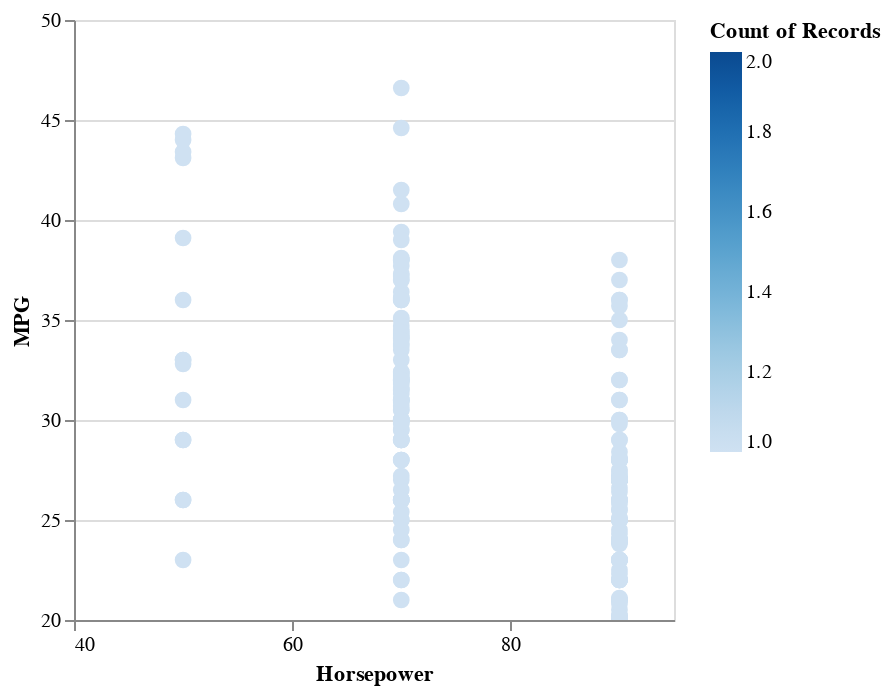

Notebook code for this chart:
### Markdown cell above
5.7. Используйте любимую визуализацию из предыдущего упражнения и настройте эстетику графика:
 

- настроить вид меток (`size`, `strokewidth` и т. д.).

- изменить оси и названия графика.

- изменить пределы `x` и `y`.

### Code cell
hover = alt.selection_point(on='mouseover', nearest=True, empty=False)

chart2 = alt.Chart(cars).mark_circle().encode(
    x=alt.X('Horsepower:Q', title = 'Horsepower', bin=True, scale=alt.Scale(domain=(40, 95))),
    y=alt.Y('Miles_per_Gallon:Q', title = 'MPG', scale=alt.Scale(domain=(20, 50))),
    color='count(Displacement)',
    size=alt.condition(hover, alt.value(500), alt.value(70)),
    tooltip='Name'
).add_params(hover)

chart2.interactive()

### Figure 1 — Vega-Lite specification as saved in the notebook (floating-point values rounded to 4 significant figures; data arrays with more than 128 entries replaced by an {"elided": "..."} marker saying what was removed)
{"config": {"view": {"continuousWidth": 300, "continuousHeight": 300}}, "data": {"name": "data-f02450ab61490a1363517a0190416235"}, "mark": {"type": "circle"}, "encoding": {"color": {"aggregate": "count", "field": "Displacement", "type": "quantitative"}, "size": {"condition": {"param": "param_244", "value": 500, "empty": false}, "value": 70}, "tooltip": {"field": "Name", "type": "nominal"}, "x": {"bin": true, "field": "Horsepower", "scale": {"domain": [40, 95]}, "title": "Horsepower", "type": "quantitative"}, "y": {"field": "Miles_per_Gallon", "scale": {"domain": [20, 50]}, "title": "MPG", "type": "quantitative"}}, "params": [{"name": "param_244", "select": {"type": "point", "nearest": true, "on": "mouseover"}}, {"name": "param_245", "select": {"type": "interval", "encodings": ["x", "y"]}, "bind": "scales"}], "$schema": "https://vega.github.io/schema/vega-lite/v5.8.0.json", "datasets": {"data-f02450ab61490a1363517a0190416235": {"elided": "406 records"}}}
